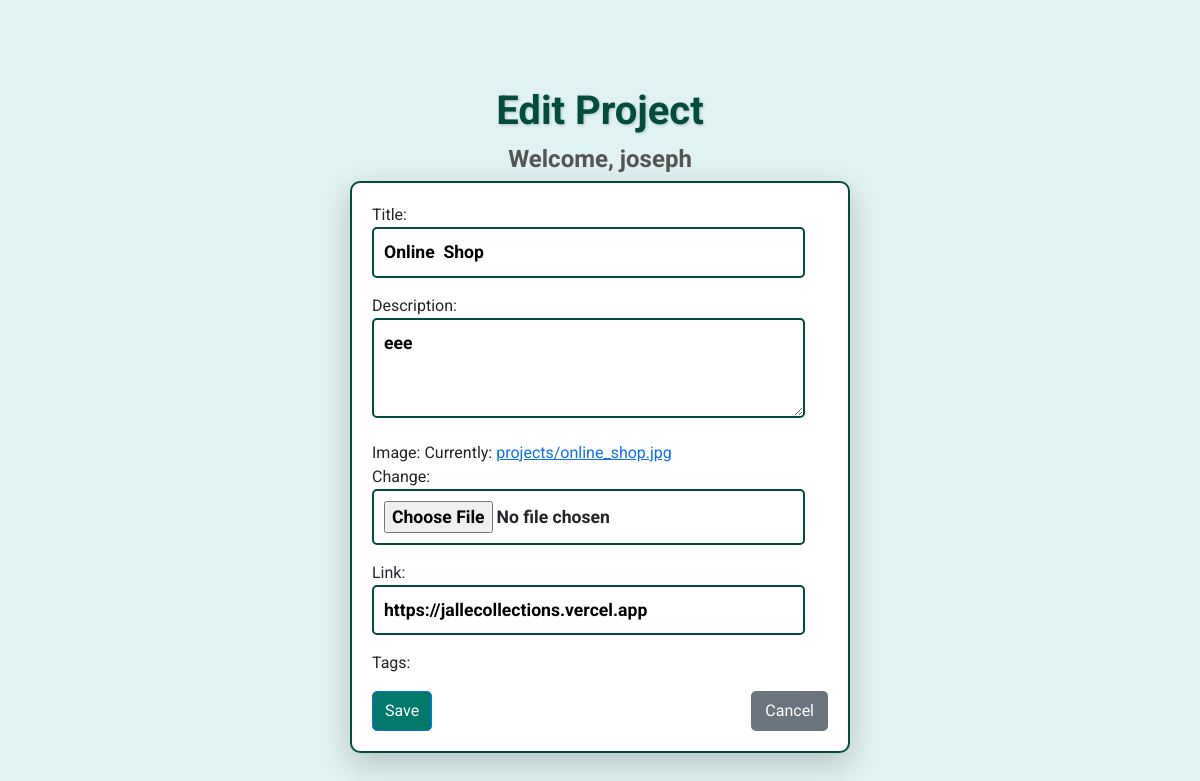
The app's page /project/4/edit/ (signed in) with its own data.
### accounts/models.py (models this page shows)
class CustomUser(AbstractUser):
    bio = models.TextField(null=True, blank=True)
    test = models.TextField(null=True, blank=True)
    '''
     null
       definition : the column will store records as NULL if no input is given
       usage : applies to the database layer
       default: False
     blank
       definition : if you want to allow empty values when submitting the form
       usage : if you want to allow empty values when submitting the form

    '''

### portfolio/models.py (models this page shows, shortened)
class Project(models.Model):
    user = models.ForeignKey(settings.AUTH_USER_MODEL, on_delete=models.CASCADE)
    title = models.CharField(max_length=255)
    description = models.TextField()
    image = models.ImageField(upload_to='projects/')
    link = models.URLField(blank=True)
    tags = models.ManyToManyField(Tag, blank=True)
    is_active = models.BooleanField(default=True)

### portfolio/views.py (the view)
# urls.py: path('project/<int:pk>/edit/', project_edit, name='project_edit'),
@login_required  # Ensures the user is logged in
def project_edit(request, pk):
    project = get_object_or_404(Project, pk=pk, user=request.user)
    if request.method == "POST":
        form = ProjectForm(request.POST, request.FILES, instance=project)
        if form.is_valid():
            form.save()
            messages.success(request, 'Project updated successfully!')
            return redirect('portfolio:project_detail', pk=project.pk)
    else:
        form = ProjectForm(instance=project)
    return render(request, 'portfolio/project_form.html', {'form': form})

### portfolio/forms.py
class ProjectForm(forms.ModelForm):
    class Meta:
        model = Project
        fields = ['title', 'description', 'image', 'link', 'tags']
        widgets = {
            'tags': forms.CheckboxSelectMultiple(),
        }

### portfolio/templates/portfolio/project_form.html (shortened to what this page needs)
{% load static %}
<!DOCTYPE html>
<html lang="en">
<head>
    <link rel="stylesheet" href="{% static 'bootstrap.min.css' %}">
</head>
<body>
    <div class="container">
        <h1 class="text-center">{% if form.instance.pk %}Edit{% else %}Add New{% endif %} Project</h1>
        <h4>Welcome, {{ user.username }}</h4>
        <form method="POST" enctype="multipart/form-data">
            {{ form.as_p }}
            <div class="d-flex justify-content-between mt-3">
                <button type="submit" class="btn btn-primary w-45">Save</button>
                <a href="{% url 'portfolio:project_list' %}" class="btn btn-secondary w-45">Cancel</a>
            </div>
        </form>
    </div>
</body>
</html>

### portfolio/templates/portfolio/project_form.html (style rules this page uses)
body { background-color: #E0F2F1; font-family: 'Roboto', sans-serif; margin: 0; padding: 20px; }
.container { min-height: 100vh; display: flex; flex-direction: column; justify-content: center; align-items: center; padding: 20px; }
h1 { font-size: 2.5rem; text-shadow: 1px 1px 3px rgba(0, 0, 0, 0.2); margin-bottom: 10px; font-weight: bold; color: #004d40; }
h4 { color: #555; font-weight: bold; }
form { width: 100%; max-width: 500px; padding: 20px; background-color: #ffffff; border-radius: 10px; box-shadow: 0 10px 30px rgba(0, 0, 0, 0.2); border: 2px solid #004d40; height: auto; }
button { font-size: 1.2rem; font-weight: bold; border: 2px solid #004d40; }
.btn-primary { border-radius: 5px; background-color: #00796b; color: white; }
.btn-secondary { border-radius: 5px; border: 2px solid #6c757d; }
input, select { font-size: 1.1rem; font-weight: bold; border: 2px solid #004d40; border-radius: 5px; padding: 10px; width: 95%; }
textarea { font-size: 1.1rem; font-weight: bold; border: 2px solid #004d40; border-radius: 5px; padding: 10px; width: 95%; height: 100px; }

### records on screen
CustomUser: username "joseph"
Project: title "Online Shop", description "eee", link "https://jallecollections.vercel.app"
